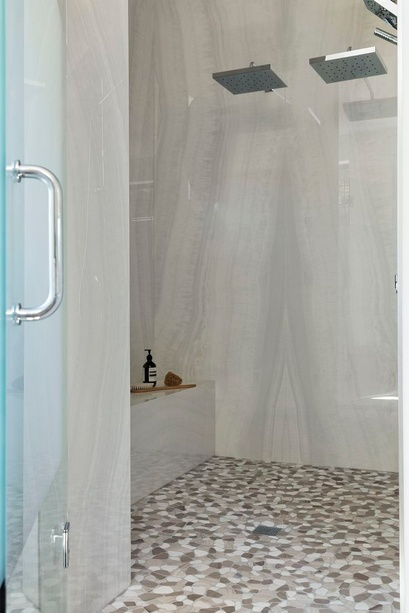
#> input picture images/shower-porcelain-slabs.jpg, 409 x 613 px, shrunk from 736 x 1104 before the run, found by its file name; its folder holds 8 pictures in this run
$ python build_service_pages.py ../images/fireplace-fluted-tile.jpg
#> lines starting #> are read from the running program, lines starting #| are printed output that depends on the picture
"""Builds one page per service under services/<slug>/index.html for the Custom Tile Interiors site.
Header, footer and styles match the homepage. Run: python build_service_pages.py <site folder>"""
import json, os, sys, html
from PIL import Image

SITE = sys.argv[1]
BASE = "https://customtileinteriorsmn.com"
V_CSS, V_JS = "37", "38"

def size(img):
#> called with img = 'shower-porcelain-slabs.jpg'
    with Image.open(os.path.join(SITE, "images", img)) as im:
#> im is the input picture: PIL image 409x613 RGB; mean R, G, B 165.8, 166.6, 161
        return im.size

SERVICES = [
  dict(slug="custom-showers", name="Large-Format Custom Showers", short="Custom Showers",
    title="Custom Tile Showers in the Twin Cities | Custom Tile Interiors",
    desc="Large-format custom tile showers across Minneapolis, St. Paul and the Twin Cities: walk-in showers, niches, benches and mitered edges. Free quotes: 612-991-7000.",
    h1="Large-format custom showers",
    lead="Walk-in showers built around large-format tile and slabs, for a clean, modern look with fewer grout lines. Planned and installed by hand across the Twin Cities.",
    sections=[
      ("What's included", [
        "A tile layout planned around your space, so cuts land in the right places and the pattern lines up across every wall.",
        "Large-format tile and porcelain slabs, plus mosaics, zellige-style and subway tile for accent walls and floors.",
        "Recessed niches and floating benches built into the tile, with clean, mitered corners instead of metal trim.",
        "Shower floors, curbs and linear drains finished to match the walls.",
      ]),
      ("Why large-format tile", [
        "Bigger tiles mean fewer grout lines, so the shower looks calmer and is easier to keep clean.",
        "Marble-look and onyx-look slabs give the feel of natural stone, and we carry the veining around corners so it looks like one solid piece.",
      ]),
    ],
    faq=[
      ("Can you build a niche or bench into the shower?", "Yes. Niches and floating benches are built in as part of the tile work and finished with mitered edges so they match the rest of the shower."),
      ("Do you work with large porcelain slabs?", "Yes, from large-format tile to full porcelain slabs, including marble-look and onyx-look designs."),
      ("How do I get a price?", "Send a few details through the free quote form or call 612-991-7000. Every shower is different, so we quote each project individually."),
    ],
    photos=["shower-porcelain-slabs.jpg", "shower-onyx-slab.jpg", "shower-green-tile.jpg", "shower-marble-oversized.jpg",
            "shower-charcoal-herringbone.jpg", "shower-sage-vertical-tile.jpg", "shower-marble-look.jpg", "shower-niche-floating-bench.jpg",
            "shower-zellige-cream.jpg", "shower-white-tile-window.jpg", "shower-marble-subway-black.jpg", "shower-blue-subway-ledge.jpg"],
    project="Custom shower"),
  dict(slug="steam-showers", name="Steam Showers", short="Steam Showers",
    title="Steam Shower Tile Installation in the Twin Cities | Custom Tile Interiors",
    desc="Tiled steam showers and spa bathrooms across Minneapolis, St. Paul and the Twin Cities. Fully enclosed, carefully detailed tile work. Free quotes: 612-991-7000.",
    h1="Steam showers",
    lead="Fully enclosed, tiled steam showers that turn a bathroom into a spa. Careful tile work on walls, ceilings, benches and floors, across the Twin Cities.",
    sections=[
      ("What's included", [
        "Tile on every surface inside the steam enclosure, including walls, benches and floor.",
        "Built-in benches and niches, finished with clean mitered edges.",
        "A layout planned so the tile pattern flows continuously around the space.",
      ]),
      ("Planning a steam shower", [
        "Steam showers need more planning than a regular shower, so we talk through the layout, tile choice and details with you before work starts.",
        "Large-format tile and slabs are a popular choice because fewer grout lines means a cleaner look and less to maintain.",
      ]),
    ],
    faq=[
      ("Can you add a bench to a steam shower?", "Yes. A built-in tile bench is one of the most popular steam shower features, and we finish it to match the walls."),
      ("What tile works best?", "Porcelain and large-format tile are common choices. We'll help you pick a tile that fits the look you want."),
      ("How do I get a price?", "Use the free quote form or call 612-991-7000 and tell us about your bathroom."),
    ],
    photos=["wet-room-tub-shower.jpg", "sauna-shower-room.jpg", "shower-onyx-slab.jpg", "shower-porcelain-slabs.jpg", "bathroom-moody-warm.jpg"],
    project="Steam shower"),
  dict(slug="backsplashes", name="Tile Backsplashes", short="Backsplashes",
    title="Kitchen & Bar Tile Backsplashes in the Twin Cities | Custom Tile Interiors",
    desc="Kitchen and bar tile backsplash installation across Minneapolis, St. Paul and the Twin Cities: subway, zellige, arabesque, mosaic and range hood tile. Free quotes: 612-991-7000.",
    h1="Kitchen & bar backsplashes",
    lead="Tile backsplashes for kitchens, wet bars and range walls, from classic subway to glossy handmade-look tile and mosaics.",
    sections=[
      ("What we install", [
        "Kitchen backsplashes around counters, windows and range walls.",
        "Floor-to-ceiling tile behind range hoods for a bold focal point.",
        "Wet bars and kitchenettes with mosaic, arabesque or glossy tile and floating shelves.",
      ]),
      ("The details that matter", [
        "Careful layout around outlets, windows and cabinets, so cuts are even and nothing looks squeezed.",
        "Clean edges where the tile ends, so the backsplash looks finished from every angle.",
      ]),
    ],
    faq=[
      ("What kinds of tile can you install?", "Subway, handmade-look and zellige-style tile, arabesque, mosaic, brick-style and more."),
      ("Can you tile all the way up behind a range hood?", "Yes. A full-height tiled range wall is a great way to make the kitchen stand out."),
      ("How do I get a price?", "Use the free quote form or call 612-991-7000 with your kitchen size and the tile you're considering."),
    ],
    photos=["kitchen-backsplash.jpg", "kitchen-green-backsplash.jpg", "bar-arabesque-backsplash.jpg", "kitchen-tile-range-hood.jpg",
            "kitchen-subway-backsplash.jpg", "basement-bar.jpg", "mosaic-wall-shelves.jpg"],
    project="Backsplash"),
  dict(slug="tile-floors", name="Tile Floors", short="Tile Floors",
    title="Tile Floor Installation in the Twin Cities | Custom Tile Interiors",
    desc="Tile floor installation across Minneapolis, St. Paul and the Twin Cities: large-format, marble-look, patterned and mosaic tile for bathrooms, kitchens and entryways. Free quotes: 612-991-7000.",
    h1="Tile floors",
    lead="Durable, level tile floors for bathrooms, kitchens, entryways and basements, from large polished porcelain to patterned and mosaic tile.",
    sections=[
      ("What we install", [
        "Large-format and polished marble-look porcelain floors.",
        "Patterned tile for entryways and mudrooms.",
        "Mosaic and herringbone accents, like a mosaic \"rug\" under a freestanding tub.",
      ]),
      ("Built to last", [
        "A flat, level floor starts with careful prep and layout, so large tiles sit evenly and grout lines stay straight.",
        "Tile floors can be paired with in-floor heating for warm floors all winter.",
      ]),
    ],
    faq=[
      ("Can you install large-format floor tile?", "Yes. Large-format porcelain is one of our specialties, for bathrooms and open living areas alike."),
      ("Can you add heated floors at the same time?", "Yes. Heated floors are installed under the tile, so it's best to plan them together. See our heated floors page."),
      ("How do I get a price?", "Use the free quote form or call 612-991-7000 with the room size and tile you have in mind."),
    ],
    photos=["floor-large-format.jpg", "bathroom-marble-floor-herringbone.jpg", "floor-patterned-entry.jpg", "bathroom-tub-mosaic.jpg", "bathroom-tub-shower.jpg"],
    project="Tile floor"),
  dict(slug="heated-floors", name="Heated Tile Floors", short="Heated Floors",
    title="Heated Tile Floor Installation in the Twin Cities | Custom Tile Interiors",
    desc="In-floor heating installed under new tile floors across Minneapolis, St. Paul and the Twin Cities. Warm bathroom and kitchen floors for Minnesota winters. Free quotes: 612-991-7000.",
    h1="Heated tile floors",
    lead="In-floor heating installed under your new tile, made for Minnesota winters. Warm floors in bathrooms, kitchens and basements.",
    sections=[
      ("How it works", [
        "Heating cables are laid in a membrane on the subfloor before any tile goes down, as you can see in the photos below.",
        "The tile is then installed right on top, so the heat warms the floor evenly.",
        "It's controlled by a thermostat on the wall.",
      ]),
      ("When to add it", [
        "Heated floors go under the tile, so the best time to add them is when new tile is going in.",
        "They're popular in bathrooms, kitchens and basements, where tile can feel cold in winter.",
      ]),
    ],
    faq=[
      ("Can heated floors be added under existing tile?", "No. The heating goes under the tile, so it's installed when the floor is being tiled."),
      ("Which rooms are best for heated floors?", "Bathrooms are the most popular, but kitchens, entryways and basements work well too."),
      ("How do I get a price?", "Use the free quote form or call 612-991-7000 and mention you'd like heated floors."),
    ],
    photos=["heated-floor-install.jpg", "heated-floor-install-2.jpg", "floor-large-format.jpg", "bathroom-marble-floor-herringbone.jpg"],
    project="Heated floor"),
  dict(slug="fireplaces", name="Tile Fireplaces", short="Fireplaces",
    title="Tile Fireplace Surrounds in the Twin Cities | Custom Tile Interiors",
    desc="Tile fireplace surrounds and floor-to-ceiling feature walls across Minneapolis, St. Paul and the Twin Cities. Free quotes: 612-991-7000.",
    h1="Tile fireplaces",
    lead="Tile fireplace surrounds and feature walls that become the centerpiece of the room, from a simple surround to a floor-to-ceiling statement wall.",
    sections=[
      ("What we install", [
        "Tile surrounds around gas and electric fireplaces.",
        "Floor-to-ceiling feature walls, including fluted and textured tile.",
        "Clean, mitered outside corners on fireplace bump-outs, so the tile wraps the corner without metal trim.",
      ]),
      ("Planning your fireplace", [
        "Tall feature walls need a careful layout so the pattern stays straight from floor to ceiling and lines up around the mantel and firebox.",
      ]),
    ],
    faq=[
      ("Can you tile a full floor-to-ceiling fireplace wall?", "Yes. Full-height fireplace walls are one of the most dramatic ways to use tile."),
      ("Do you install the mantel?", "We focus on the tile work and can plan around the mantel you choose. Ask us about your project."),
      ("How do I get a price?", "Use the free quote form or call 612-991-7000 with the size of the wall and the tile you like."),
    ],
    photos=["fireplace-fluted-tile-full.jpg"],
    project="Fireplace"),
  dict(slug="mitered-edges", name="Mitered Tile Edges", short="Mitered Edges",
    title="Mitered Tile Edges, No Metal Trim | Custom Tile Interiors, Twin Cities",
    desc="Precise 45° mitered tile edges with color-matched epoxy and continuous veining, instead of metal or plastic trim. Twin Cities tile contractor. Free quotes: 612-991-7000.",
    h1="Mitered edges, no metal trim",
    lead="The detail that sets high-end tile work apart: corners where two tiles meet in one clean edge, like a solid piece of stone.",
    sections=[
      ("How it's done", [
        "Each tile is cut at a precise 45° angle, so two pieces meet at the corner in one clean edge.",
        "The pieces are joined and the seam is filled with color-matched epoxy.",
        "On marble-look tile, the veining is carried right through the joint, so the pattern flows around the corner without a break.",
      ]),
      ("Where we use it", [
        "Shower niches, curbs and benches.",
        "Outside corners on walls, fireplaces and half walls.",
        "Corner shelves and window returns.",
      ]),
      ("Why it's better than trim", [
        "No plastic or metal strips, just the tile itself, for a seamless, built-in look.",
        "It takes more time and skill than trim, which is why you mostly see it on high-end work.",
      ]),
    ],
    faq=[
      ("Is a mitered edge as durable as trim?", "Yes. The joint is bonded and filled with epoxy, so it's solid and finished."),
      ("Can you miter marble-look tile so the veining lines up?", "Yes. We carry the veining through the epoxy so the pattern continues around the corner."),
      ("How do I get a price?", "Use the free quote form or call 612-991-7000. Mitered edges can be part of any shower, niche, fireplace or wall project."),
    ],
    photos=["mitered-corner-shelf.jpg", "shower-marble-look.jpg", "shower-niche-floating-bench.jpg", "shower-porcelain-slabs.jpg"],
    project="Other"),
]

SHARDS = None  # copied from the homepage so the logo C shatters on every page

def logo_html():
    global SHARDS
    if SHARDS is None:
        home = open(os.path.join(SITE, "index.html")).read()
        start = home.index('<span class="brand-c"')
        SHARDS = home[start:home.index("</span>", start) + len("</span>")]
    return SHARDS

def page(svc):
    url = f"{BASE}/services/{svc['slug']}/"
    first = svc["photos"][0]
    others = [s for s in SERVICES if s["slug"] != svc["slug"]]
    e = html.escape

    sections = "".join(
        f'''        <section class="svc-block">
          <h2>{e(h)}</h2>
          <ul class="svc-list">
{''.join(f"            <li>{e(item)}</li>{chr(10)}" for item in items)}          </ul>
        </section>
''' for h, items in svc["sections"])

    photos = "".join(
        f'          <figure><img src="/images/{p}" width="{size(p)[0]}" height="{size(p)[1]}" alt="{e(svc["name"])} by Custom Tile Interiors" loading="lazy"></figure>\n'
        for p in svc["photos"])
#> call 3 of size, with img = 'shower-onyx-slab.jpg'
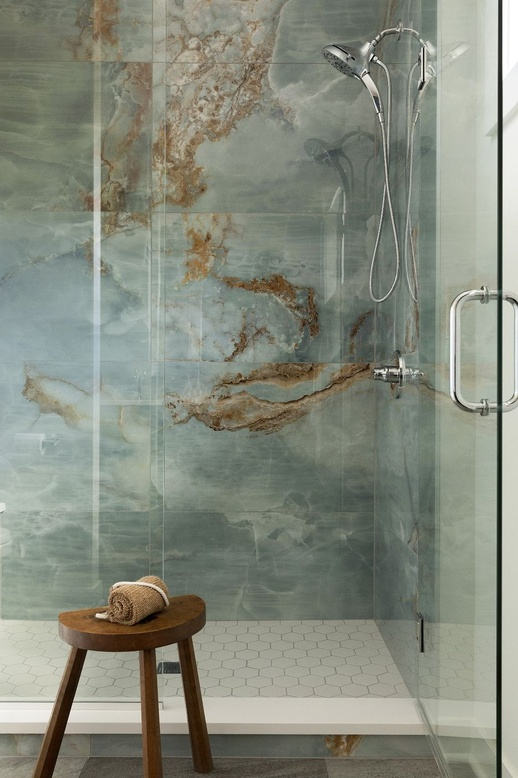
#> input picture images/shower-onyx-slab.jpg, 518 x 778 px, shrunk from 933 x 1400 before the run, found by its file name
#> in size, im is the input picture: PIL image 518x778 RGB; mean R, G, B 133.4, 137.7, 124.9
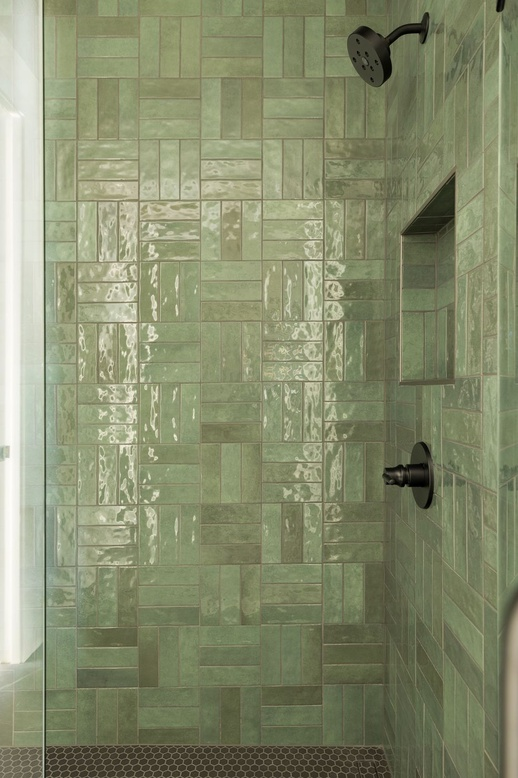
#> input picture images/shower-green-tile.jpg, 518 x 778 px, shrunk from 933 x 1400 before the run, found by its file name
#> in size, im is the input picture: PIL image 518x778 RGB; mean R, G, B 134.6, 140.3, 109.4
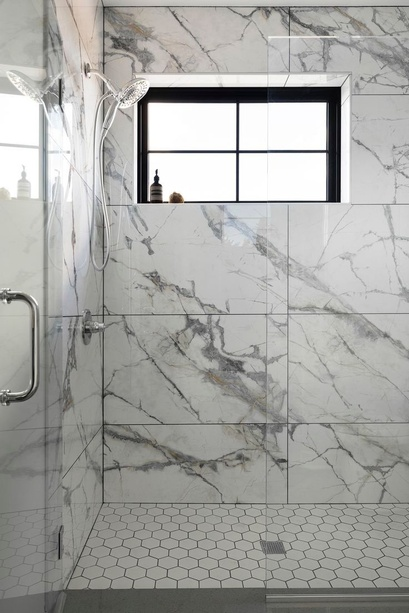
#> input picture images/shower-marble-oversized.jpg, 409 x 613 px, shrunk from 736 x 1104 before the run, found by its file name
#> in size, im is the input picture: PIL image 409x613 RGB; mean R, G, B 166.3, 166.2, 162.9

    faq = "".join(
        f'''          <details class="faq-item">
            <summary>{e(q)}</summary>
            <p>{e(a)}</p>
          </details>
''' for q, a in svc["faq"])

    more = "".join(f'          <a href="/services/{o["slug"]}/">{e(o["short"])}</a>\n' for o in others)

    ld = [
      {"@context": "https://schema.org", "@type": "Service", "name": svc["name"], "serviceType": svc["name"],
       "description": svc["desc"], "url": url,
       "provider": {"@type": "HomeAndConstructionBusiness", "@id": f"{BASE}/#business", "name": "Custom Tile Interiors",
                    "telephone": "+1-612-991-7000", "url": f"{BASE}/"},
       "areaServed": {"@type": "Place", "name": "Twin Cities metro, Minnesota"},
       "image": f"{BASE}/images/{first}"},
      {"@context": "https://schema.org", "@type": "BreadcrumbList", "itemListElement": [
        {"@type": "ListItem", "position": 1, "name": "Home", "item": f"{BASE}/"},
        {"@type": "ListItem", "position": 2, "name": "Services", "item": f"{BASE}/#services"},
        {"@type": "ListItem", "position": 3, "name": svc["short"], "item": url}]},
      {"@context": "https://schema.org", "@type": "FAQPage", "mainEntity": [
        {"@type": "Question", "name": q, "acceptedAnswer": {"@type": "Answer", "text": a}} for q, a in svc["faq"]]},
    ]

    return f'''<!doctype html>
<html lang="en">
<head>
  <meta charset="utf-8">
  <meta name="viewport" content="width=device-width, initial-scale=1">
  <link rel="canonical" href="{url}">
  <title>{e(svc["title"])}</title>
  <meta name="description" content="{e(svc["desc"])}">
  <link rel="icon" href="/images/favicon.png" type="image/png">
  <link rel="apple-touch-icon" href="/images/apple-touch-icon.png">
  <meta name="theme-color" content="#ffffff">
  <meta property="og:type" content="website">
  <meta property="og:title" content="{e(svc["title"])}">
  <meta property="og:description" content="{e(svc["desc"])}">
  <meta property="og:image" content="{BASE}/images/{first}">
  <meta property="og:url" content="{url}">
  <meta name="twitter:card" content="summary_large_image">
  <link rel="preconnect" href="https://fonts.googleapis.com">
  <link rel="preconnect" href="https://fonts.gstatic.com" crossorigin>
  <link href="https://fonts.googleapis.com/css2?family=Newsreader:ital,opsz,wght@0,6..72,400;0,6..72,500;1,6..72,400&family=Montserrat:wght@500;600&family=Inter:wght@400;500&display=swap" rel="stylesheet">
  <link rel="stylesheet" href="/styles.css?v={V_CSS}">
  <!-- Business and page details for Google (not shown on the page) -->
  <script type="application/ld+json">
{json.dumps(ld, indent=2, ensure_ascii=False)}
  </script>
</head>
<body class="svc-page">
  <!-- This page is made by build_service_pages.py. Edit tools/build_service_pages.py, not this file. -->

  <div class="top-bar">
    <div class="container top-bar-inner">
      <span>Serving the Twin Cities, Minnesota</span>
      <a href="tel:+16129917000">612-991-7000</a>
    </div>
  </div>

  <header class="site-header">
    <div class="container header-inner">
      <a href="/" class="brand" aria-label="Custom Tile Interiors home">
        <img src="/images/logo-light-text.png" alt="Custom Tile Interiors logo" width="336" height="238">
        {logo_html().replace('url("images/', 'url("/images/')}
      </a>
      <nav class="nav" aria-label="Main">
        <a href="/#services">Services</a>
        <a href="/#work">Our Work</a>
        <a href="/#reviews">Reviews</a>
        <a href="/#about">About</a>
        <a href="/#quote" class="btn btn-solid">Free Quote</a>
      </nav>
    </div>
    <nav class="nav-mobile" aria-label="Main">
      <a href="/#services">Services</a>
      <a href="/#work">Our Work</a>
      <a href="/#reviews">Reviews</a>
      <a href="/#about">About</a>
    </nav>
  </header>

  <main>
    <section class="svc-hero">
      <div class="container narrow">
        <nav class="crumbs" aria-label="Breadcrumb"><a href="/">Home</a> <span>›</span> <a href="/#services">Services</a> <span>›</span> <span aria-current="page">{e(svc["short"])}</span></nav>
        <p class="label">Twin Cities, MN</p>
        <h1>{e(svc["h1"])}</h1>
        <p class="svc-lead">{e(svc["lead"])}</p>
        <div class="svc-actions">
          <a href="/#quote" class="btn btn-solid">Get a Free Quote</a>
          <a href="tel:+16129917000" class="btn btn-outline">Call 612-991-7000</a>
        </div>
      </div>
    </section>

    <section class="section svc-body">
      <div class="container narrow">
{sections}      </div>
    </section>

    <section class="section section-stone">
      <div class="container">
        <div class="section-head">
          <p class="label">Our work</p>
          <h2>{e(svc["short"])} we've done</h2>
        </div>
        <div class="gallery{' gallery-solo' if len(svc['photos']) == 1 else ''}">
{photos}        </div>
      </div>
    </section>

    <section class="section">
      <div class="container narrow">
        <div class="section-head">
          <p class="label">Questions</p>
          <h2>Common questions</h2>
        </div>
        <div class="faq">
{faq}        </div>
      </div>
    </section>

    <section class="section section-stone svc-cta">
      <div class="container narrow">
        <h2>Ready to talk about your project?</h2>
        <p>Tell us what you're planning and we'll get back to you with a free, no-obligation quote.</p>
        <div class="svc-actions">
          <a href="/#quote" class="btn btn-solid">Get a Free Quote</a>
          <a href="tel:+16129917000" class="btn btn-outline">Call 612-991-7000</a>
        </div>
        <p class="label svc-more-label">More services</p>
        <div class="svc-more">
{more}        </div>
      </div>
    </section>
  </main>

  <footer class="site-footer">
    <div class="container footer-inner">
      <img src="/images/logo-light.png" alt="Custom Tile Interiors" class="footer-logo" width="336" height="238">
      <p>Tile Contractor · Twin Cities, MN</p>
      <p><a href="tel:+16129917000">612-991-7000</a> · <a href="mailto:agcustomtileinteriors@gmail.com">agcustomtileinteriors@gmail.com</a></p>
      <p class="copyright">© <span id="year">2026</span> Custom Tile Interiors</p>
    </div>
  </footer>

  <a href="tel:+16129917000" class="mobile-call">Call for a Free Quote</a>

  <script src="/script.js?v={V_JS}"></script>
</body>
</html>
'''

for svc in SERVICES:
    out = os.path.join(SITE, "services", svc["slug"])
    os.makedirs(out, exist_ok=True)
    with open(os.path.join(out, "index.html"), "w") as f:
#> (the run stopped early here; a loop or call above may not have finished)
